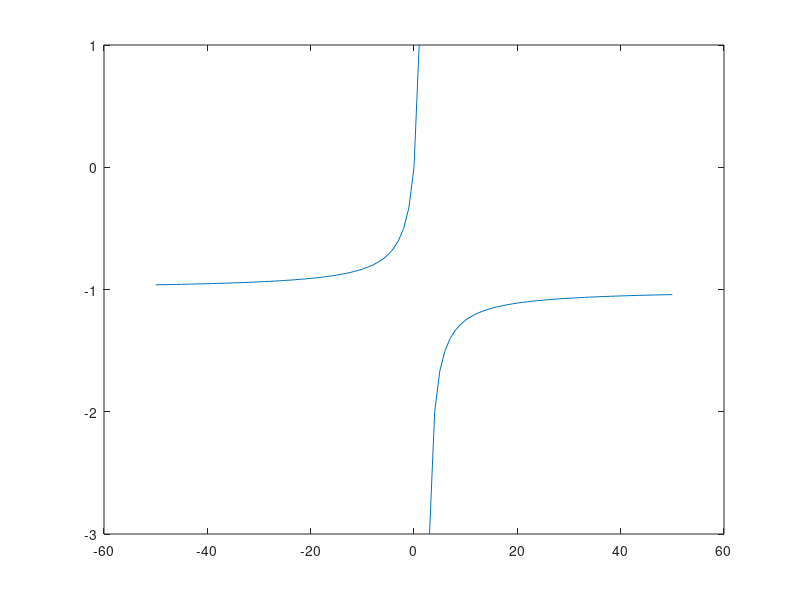

This chart was generated by the following MATLAB code:
%Octave Script
%Title  :Grafica 1
%Author :Cesar Manrique de Jesus
%Description  :Graficar funcion 
%Date:  202123534
%version  :2
%notes          :Requiere aplicacion de octave
%


clear
%Dominio de la funcion
x=-50:1:50;
% Rango de la funcion
fx = (x) ./ (2-x);
% Funcion a plotear Funcion
plot(x,fx)